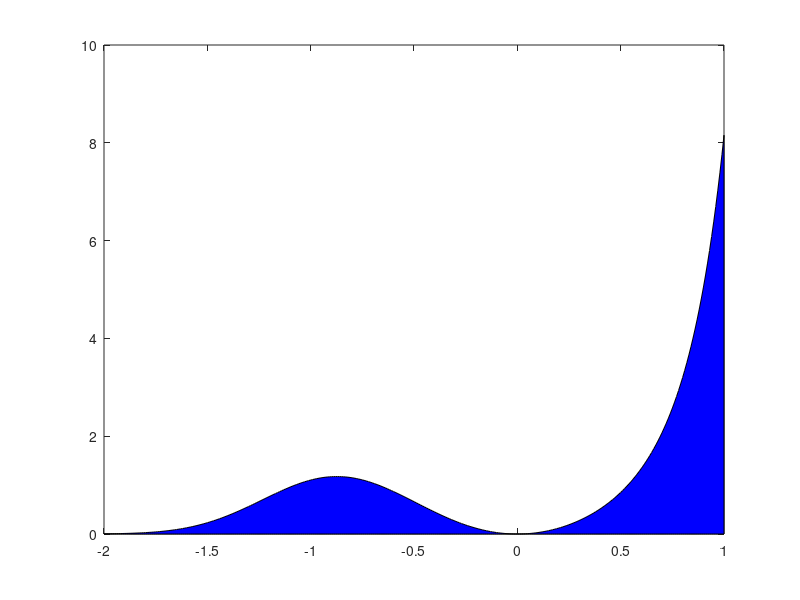

This figure's MATLAB source:
clear all; close all; 
a = -2.0; b = 1.0; n = 10000; dt = (b-a)/n; 
v = @(t) 3*t^2*exp(t^3); %\int(3*t^2*exp(t^3))dt = exp(t^3)
num = 0.5*v(a) + 0.5*v(b);
for i = 1:(n-1)
  num = num + v(a + i*dt);
 end
num = dt*num;
%%%%%%%%%%%%%%%%%%%%%%
x = a:0.01:b;
y = 3*x.^2.*exp(x.^3); 
%plot(x,y,'b-','linewidth',2)
area(x,y,'FaceColor','blue')
F = @(t) exp(t^3);
Vexacto = F(b) - F(a);
format long
error = 100*(abs(Vexacto - num))/Vexacto